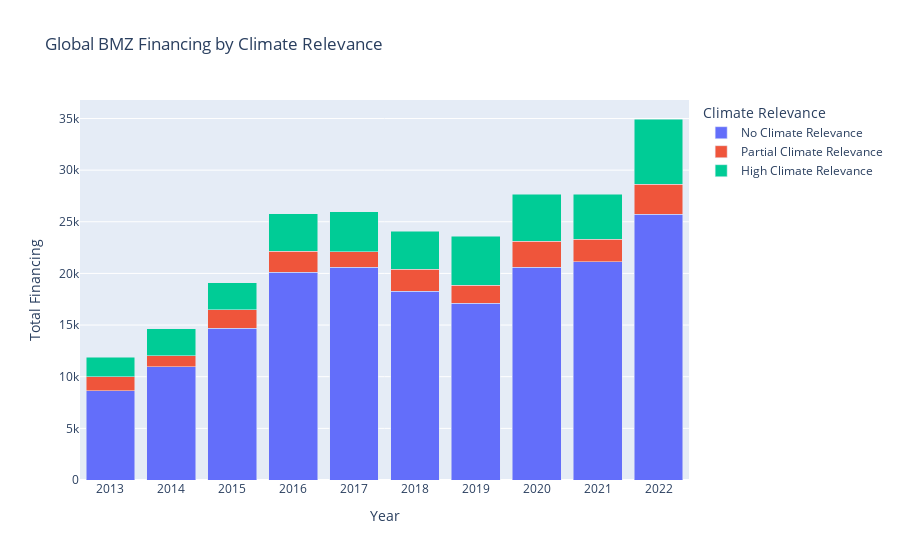

The code cell stored with this chart in its notebook:
### Code cell
df_long = merged_df.stack().reset_index()
df_long.columns = ['Climate Relevance', 'Year', 'Financing']
df_long = df_long[df_long['Climate Relevance'] != 'Total Financing']

fig = px.bar(
    df_long,
    x='Year',
    y='Financing',
    color='Climate Relevance',  # This determines the stack segments
    hover_data=['Climate Relevance', 'Financing'],  # Customize hover info
    title='Global BMZ Financing by Climate Relevance'
)

# Adjust layout
fig.update_layout(
    xaxis_title='Year',
    yaxis_title='Total Financing',
    barmode='stack'
)

# Show the figure
fig.show()

### Figure 1 — Plotly figure (JSON) as saved in the notebook; plotly's stock layout.template omitted (floating-point values rounded to 4 significant figures)
{"data": [{"alignmentgroup": "True", "customdata": [["No Climate Relevance"], ["No Climate Relevance"], ["No Climate Relevance"], ["No Climate Relevance"], ["No Climate Relevance"], ["No Climate Relevance"], ["No Climate Relevance"], ["No Climate Relevance"], ["No Climate Relevance"], ["No Climate Relevance"]], "hovertemplate": "Climate Relevance=%{customdata[0]}<br>Year=%{x}<br>Financing=%{y}<extra></extra>", "legendgroup": "No Climate Relevance", "marker": {"color": "#636efa", "pattern": {"shape": ""}}, "name": "No Climate Relevance", "offsetgroup": "No Climate Relevance", "orientation": "v", "showlegend": true, "textposition": "auto", "type": "bar", "x": ["2013", "2014", "2015", "2016", "2017", "2018", "2019", "2020", "2021", "2022"], "xaxis": "x", "y": [8627.0, 10950.0, 14680.0, 20120.0, 20610.0, 18270.0, 17100.0, 20590.0, 21130.0, 25750.0], "yaxis": "y"}, {"alignmentgroup": "True", "customdata": [["Partial Climate Relevance"], ["Partial Climate Relevance"], ["Partial Climate Relevance"], ["Partial Climate Relevance"], ["Partial Climate Relevance"], ["Partial Climate Relevance"], ["Partial Climate Relevance"], ["Partial Climate Relevance"], ["Partial Climate Relevance"], ["Partial Climate Relevance"]], "hovertemplate": "Climate Relevance=%{customdata[0]}<br>Year=%{x}<br>Financing=%{y}<extra></extra>", "legendgroup": "Partial Climate Relevance", "marker": {"color": "#EF553B", "pattern": {"shape": ""}}, "name": "Partial Climate Relevance", "offsetgroup": "Partial Climate Relevance", "orientation": "v", "showlegend": true, "textposition": "auto", "type": "bar", "x": ["2013", "2014", "2015", "2016", "2017", "2018", "2019", "2020", "2021", "2022"], "xaxis": "x", "y": [1352.0, 1080.0, 1811.0, 2011.0, 1491.0, 2153.0, 1767.0, 2535.0, 2169.0, 2868.0], "yaxis": "y"}, {"alignmentgroup": "True", "customdata": [["High Climate Relevance"], ["High Climate Relevance"], ["High Climate Relevance"], ["High Climate Relevance"], ["High Climate Relevance"], ["High Climate Relevance"], ["High Climate Relevance"], ["High Climate Relevance"], ["High Climate Relevance"], ["High Climate Relevance"]], "hovertemplate": "Climate Relevance=%{customdata[0]}<br>Year=%{x}<br>Financing=%{y}<extra></extra>", "legendgroup": "High Climate Relevance", "marker": {"color": "#00cc96", "pattern": {"shape": ""}}, "name": "High Climate Relevance", "offsetgroup": "High Climate Relevance", "orientation": "v", "showlegend": true, "textposition": "auto", "type": "bar", "x": ["2013", "2014", "2015", "2016", "2017", "2018", "2019", "2020", "2021", "2022"], "xaxis": "x", "y": [1911.0, 2637.0, 2598.0, 3637.0, 3864.0, 3656.0, 4727.0, 4550.0, 4368.0, 6337.0], "yaxis": "y"}], "layout": {"barmode": "stack", "legend": {"title": {"text": "Climate Relevance"}, "tracegroupgap": 0}, "title": {"text": "Global BMZ Financing by Climate Relevance"}, "xaxis": {"anchor": "y", "domain": [0, 1], "title": {"text": "Year"}}, "yaxis": {"anchor": "x", "domain": [0, 1], "title": {"text": "Total Financing"}}}}
